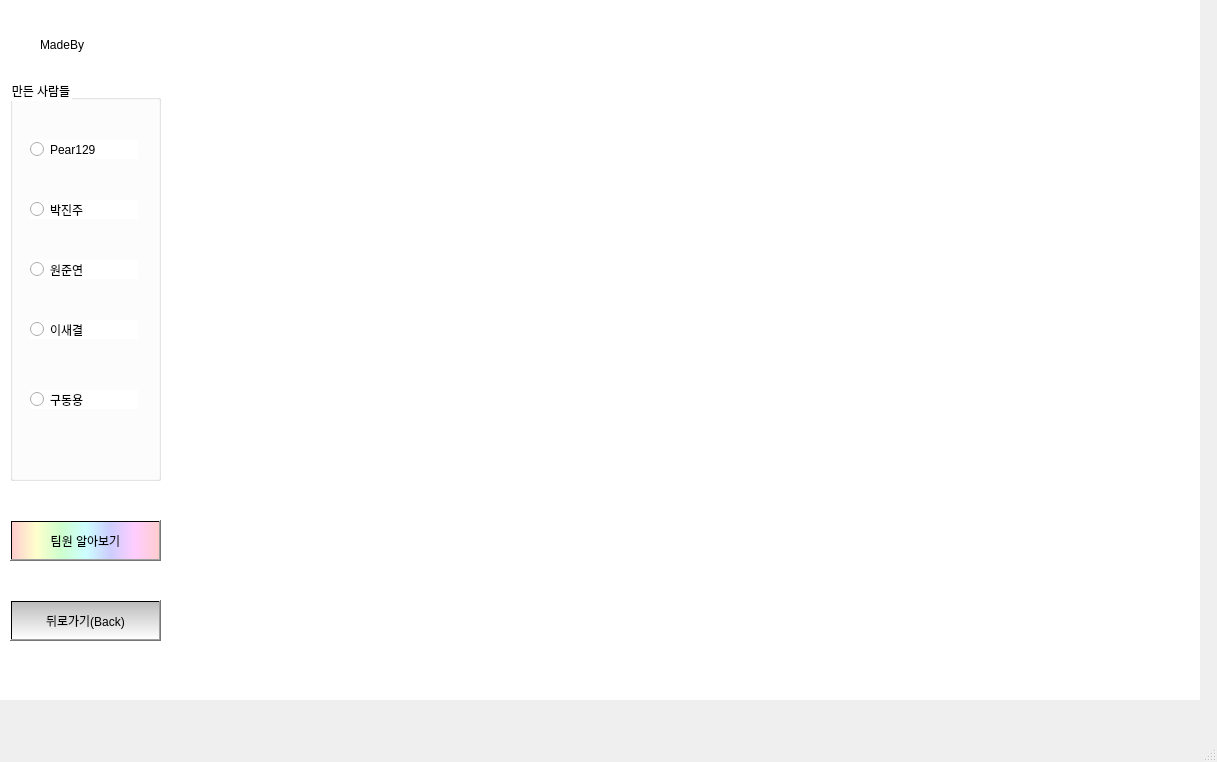
<?xml version="1.0" encoding="UTF-8"?>
<ui version="4.0">
 <class>MainWindow</class>
 <widget class="QMainWindow" name="MainWindow">
  <property name="geometry">
   <rect>
    <x>0</x>
    <y>0</y>
    <width>1217</width>
    <height>762</height>
   </rect>
  </property>
  <property name="windowTitle">
   <string>MainWindow</string>
  </property>
  <widget class="QWidget" name="centralwidget">
   <widget class="QWidget" name="layout" native="true">
    <property name="geometry">
     <rect>
      <x>0</x>
      <y>0</y>
      <width>1200</width>
      <height>700</height>
     </rect>
    </property>
    <property name="styleSheet">
     <string notr="true">background-color:rgb(255, 255, 255)</string>
    </property>
    <widget class="QPushButton" name="searchButton">
     <property name="geometry">
      <rect>
       <x>10</x>
       <y>520</y>
       <width>151</width>
       <height>41</height>
      </rect>
     </property>
     <property name="styleSheet">
      <string notr="true">font: 9pt &quot;맑은 고딕&quot;;
background-color:qlineargradient(spread:pad, x1:0, y1:0, x2:1, y2:0, stop:0 rgba(255, 0, 0, 50), stop:0.166 rgba(255, 255, 0, 50), stop:0.333 rgba(0, 255, 0, 50), stop:0.5 rgba(0, 255, 255, 50), stop:0.666 rgba(0, 0, 255, 50), stop:0.833 rgba(255, 0, 255, 50), stop:1 rgba(255, 0, 0, 50))</string>
     </property>
     <property name="text">
      <string>팀원 알아보기</string>
     </property>
    </widget>
    <widget class="QGroupBox" name="groupBox">
     <property name="geometry">
      <rect>
       <x>10</x>
       <y>80</y>
       <width>151</width>
       <height>401</height>
      </rect>
     </property>
     <property name="styleSheet">
      <string notr="true">font: 9pt &quot;맑은 고딕&quot;;</string>
     </property>
     <property name="title">
      <string>만든 사람들</string>
     </property>
     <widget class="QRadioButton" name="team1">
      <property name="geometry">
       <rect>
        <x>20</x>
        <y>180</y>
        <width>108</width>
        <height>19</height>
       </rect>
      </property>
      <property name="styleSheet">
       <string notr="true">font: 9pt &quot;맑은 고딕&quot;;</string>
      </property>
      <property name="text">
       <string>원준연</string>
      </property>
     </widget>
     <widget class="QRadioButton" name="teamp129">
      <property name="geometry">
       <rect>
        <x>20</x>
        <y>60</y>
        <width>108</width>
        <height>19</height>
       </rect>
      </property>
      <property name="styleSheet">
       <string notr="true">font: 9pt &quot;맑은 고딕&quot;;</string>
      </property>
      <property name="text">
       <string>Pear129</string>
      </property>
     </widget>
     <widget class="QRadioButton" name="team2">
      <property name="geometry">
       <rect>
        <x>20</x>
        <y>240</y>
        <width>108</width>
        <height>19</height>
       </rect>
      </property>
      <property name="styleSheet">
       <string notr="true">font: 9pt &quot;맑은 고딕&quot;;</string>
      </property>
      <property name="text">
       <string>이새결</string>
      </property>
     </widget>
     <widget class="QRadioButton" name="team9">
      <property name="geometry">
       <rect>
        <x>20</x>
        <y>310</y>
        <width>108</width>
        <height>19</height>
       </rect>
      </property>
      <property name="styleSheet">
       <string notr="true">font: 9pt &quot;맑은 고딕&quot;;</string>
      </property>
      <property name="text">
       <string>구동용</string>
      </property>
     </widget>
     <widget class="QRadioButton" name="teamp">
      <property name="geometry">
       <rect>
        <x>20</x>
        <y>120</y>
        <width>108</width>
        <height>19</height>
       </rect>
      </property>
      <property name="styleSheet">
       <string notr="true">font: 9pt &quot;맑은 고딕&quot;;</string>
      </property>
      <property name="text">
       <string>박진주</string>
      </property>
     </widget>
    </widget>
    <widget class="QPushButton" name="backButton">
     <property name="geometry">
      <rect>
       <x>10</x>
       <y>600</y>
       <width>151</width>
       <height>41</height>
      </rect>
     </property>
     <property name="styleSheet">
      <string notr="true">font: 9pt &quot;맑은 고딕&quot;;
background-color:qlineargradient(spread:pad, x0:1, y0:1, x0:1, y1:1, stop:0 rgba(255, 255, 255, 100), stop:1 rgb(188, 188, 188));</string>
     </property>
     <property name="text">
      <string>뒤로가기(Back)</string>
     </property>
    </widget>
    <widget class="QLabel" name="titleLabel">
     <property name="geometry">
      <rect>
       <x>40</x>
       <y>20</y>
       <width>1000</width>
       <height>50</height>
      </rect>
     </property>
     <property name="text">
      <string>MadeBy</string>
     </property>
    </widget>
    <widget class="QWidget" name="verticalLayoutWidget">
     <property name="geometry">
      <rect>
       <x>174</x>
       <y>91</y>
       <width>1001</width>
       <height>601</height>
      </rect>
     </property>
     <layout class="QVBoxLayout" name="graphLayout"/>
    </widget>
   </widget>
  </widget>
  <widget class="QMenuBar" name="menubar">
   <property name="geometry">
    <rect>
     <x>0</x>
     <y>0</y>
     <width>1217</width>
     <height>26</height>
    </rect>
   </property>
  </widget>
  <widget class="QStatusBar" name="statusbar"/>
 </widget>
 <resources/>
 <connections/>
</ui>
